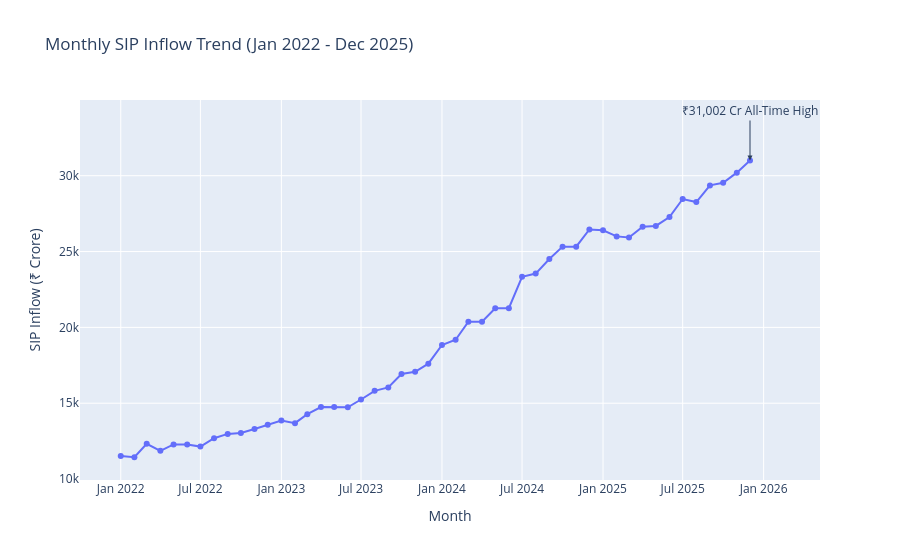

The code cell stored with this chart in its notebook:
### Code cell
sip["month"] = pd.to_datetime(sip["month"])

fig = px.line(
    sip,
    x="month",
    y="sip_inflow_crore",
    markers=True,
    title="Monthly SIP Inflow Trend (Jan 2022 - Dec 2025)"
)

fig.add_annotation(
    x="2025-12-01",
    y=31002,
    text="₹31,002 Cr All-Time High",
    showarrow=True,
    arrowhead=2,
    ax=0,
    ay=-50
)

fig.update_layout(
    xaxis_title="Month",
    yaxis_title="SIP Inflow (₹ Crore)"
)

fig.write_html("../reports/sip_inflow_trend.html")
fig.show()
